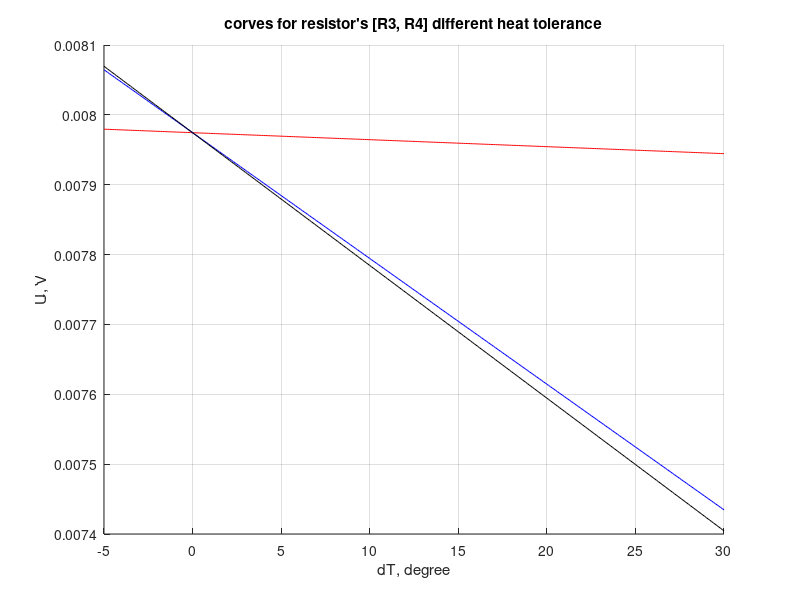

MATLAB code for this plot: (Note: this script raises an error after producing the figure.)
R1= 10e3;
Rt= 1e3; %:1.1e3]';
dT= -5:0.1:30; %dT= -dT;
ppm2all= [0 5 10  5   ];   R3_0= 26e3; %10e3;
ppm3all= [0 10 100 100 ];   R4_0= 2.5e3; %910;
%ppmpall= [0  0  0   0     100 100 100 100];  Rp_0= 10e3;
Up= 2.5; 
%------------------------
clr= 'grbkcm'; strLegend= cell(1, numel(ppm2all)-1);
figure('Name', sprintf('Vout(dT) for Rt=%gkOm', Rt/1e3)); hold on;
xlabel(gca, 'dT, degree'); ylabel(gca, 'U, V');
title('corves for resistor''s [R3, R4] different heat tolerance');
Rt= repmat(Rt, size(dT));
R1= repmat(R1, size(Rt));
for k=1:numel(ppm2all)
  ppm2= ppm2all(k);
  ppm3= ppm3all(k);
  %ppmp= ppmpall(k);
  R3= R3_0*(1 + dT*ppm2*1e-6);
  R4= R4_0*(1 + dT*ppm3*1e-6);
%   Rp= Rp_0*(1 + dT*ppmp*1e-6);
% 
%   R_bridge_p= II((R1+Rt)',(R3+R4)')'; % bridge resistance:
%   U= Up*R_bridge_p./(R_bridge_p+Rp);
  Vo= ((Rt./(R1+Rt)) - R4./(R3+R4)).*Up;
  if k==1; Vo_= 0;
  else
    if k<=numel(clr); plot(dT,Vo-Vo_,      clr(k));
    else              plot(dT,Vo-Vo_, ['.' clr(rem(k,numel(clr)))]);
    end
    strLegend{k-1}= sprintf('[%g,%g]ppm', ppm2, ppm3);
  end
end
grid on; legend(strLegend, 'Location' ,'SW'); legend('boxoff');
% figure('Name', 'all dT fo of all values Rt'); hold on;
% plot(Vo');

